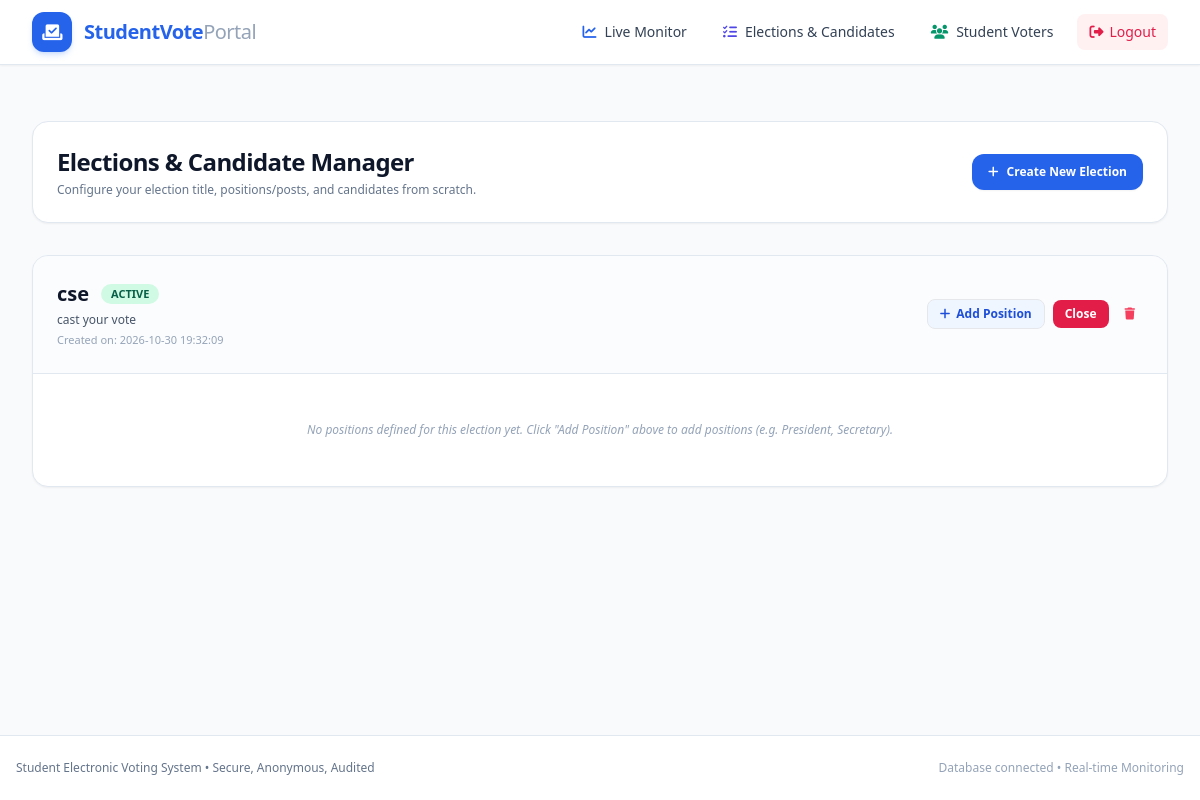
Screenshot of /admin/elections (signed in) with the database file from the repository.
### tables this page shows
CREATE TABLE elections (
            id INTEGER PRIMARY KEY AUTOINCREMENT,
            title TEXT NOT NULL,
            description TEXT,
            status TEXT CHECK(status IN ('draft', 'active', 'paused', 'closed')) DEFAULT 'draft',
            created_at TIMESTAMP DEFAULT CURRENT_TIMESTAMP
        );

### app.py (the view)
@app.route('/admin/elections')
@admin_required
def admin_elections():
    conn = get_db()
    elections = conn.execute("SELECT * FROM elections ORDER BY created_at DESC").fetchall()
    elections_list = []
    for el in elections:
        el_dict = dict(el)
        positions = conn.execute(
            "SELECT * FROM positions WHERE election_id = ? ORDER BY display_order ASC, id ASC",
            (el['id'],)
        ).fetchall()
        pos_list = []
        for pos in positions:
            p_dict = dict(pos)
            cands = conn.execute("SELECT * FROM candidates WHERE position_id = ?", (pos['id'],)).fetchall()
            p_dict['candidates'] = [dict(c) for c in cands]
            pos_list.append(p_dict)
        el_dict['positions'] = pos_list
        elections_list.append(el_dict)
    conn.close()
    return render_template('admin_elections.html', elections=elections_list)

### app.py (called while the page is built)
def admin_required(f):
    @wraps(f)
    def decorated_function(*args, **kwargs):
        if not session.get('admin_logged_in'):
            flash('Please log in to access the administrator panel.', 'warning')
            return redirect(url_for('admin_login'))
        return f(*args, **kwargs)
    return decorated_function

### database.py (called while the page is built)
def get_db():
    conn = sqlite3.connect(DB_PATH)
    conn.row_factory = sqlite3.Row
    conn.execute("PRAGMA foreign_keys = ON")
    return conn

### templates/admin_elections.html (shortened to what this page needs)
{% extends "base.html" %}
{% block content %}
<div class="space-y-8 py-4">
    <div class="flex flex-col sm:flex-row sm:items-center justify-between gap-4 bg-white p-6 rounded-2xl border border-slate-200 shadow-sm">
        <div>
            <h1 class="text-2xl font-extrabold text-slate-900 tracking-tight">Elections & Candidate Manager</h1>
            <p class="text-xs text-slate-500 mt-1">Configure your election title, positions/posts, and candidates from scratch.</p>
        </div>
        <button onclick="document.getElementById('createElectionModal').classList.remove('hidden')" class="px-4 py-2.5 bg-brand-600 hover:bg-brand-700 text-white rounded-xl text-xs font-semibold flex items-center gap-2 shadow-sm transition">
            <i class="fa-solid fa-plus"></i> Create New Election
        </button>
    </div>
    {% if not elections %}
        <div class="bg-white rounded-2xl p-10 text-center border border-slate-200 shadow-sm">
            <div class="w-16 h-16 bg-slate-100 text-slate-400 rounded-2xl flex items-center justify-center mx-auto mb-3">
                <i class="fa-solid fa-clipboard-list text-2xl"></i>
            </div>
            <h3 class="text-base font-bold text-slate-800">No Elections Created</h3>
            <p class="text-xs text-slate-500 mt-1 max-w-sm mx-auto">Create an election to begin adding positions (e.g. President, Secretary, Representative) and candidate contenders.</p>
            <button onclick="document.getElementById('createElectionModal').classList.remove('hidden')" class="mt-4 px-4 py-2 bg-brand-600 text-white rounded-xl text-xs font-semibold">
                + Create Election Now
            </button>
        </div>
    {% else %}
        <div class="space-y-8">
            {% for el in elections %}
                <div class="bg-white rounded-2xl border border-slate-200 shadow-sm overflow-hidden">
                    <div class="p-6 bg-slate-50/60 border-b border-slate-200 flex flex-col md:flex-row justify-between md:items-center gap-4">
                        <div>
                            <div class="flex items-center gap-3">
                                <h2 class="text-xl font-bold text-slate-900">{{ el.title }}</h2>
                                <span class="px-2.5 py-0.5 rounded-full text-[11px] font-bold uppercase
                                    {% if el.status == 'active' %} bg-emerald-100 text-emerald-800
                                    {% elif el.status == 'paused' %} bg-amber-100 text-amber-800
                                    {% else %} bg-slate-200 text-slate-700 {% endif %}">
                                    {{ el.status }}
                                </span>
                            </div>
                            {% if el.description %}
                                <p class="text-xs text-slate-600 mt-1">{{ el.description }}</p>
                            {% endif %}
                            <span class="text-[11px] text-slate-400 mt-1 block">Created on: {{ el.created_at }}</span>
                        </div>
                        <div class="flex flex-wrap items-center gap-2">
                            <button onclick="openAddPositionModal('{{ el.id }}', '{{ el.title }}')" class="px-3 py-1.5 bg-brand-50 hover:bg-brand-100 text-brand-700 border border-brand-200 rounded-lg text-xs font-semibold flex items-center gap-1.5 transition">
                                <i class="fa-solid fa-plus text-xs"></i> Add Position
                            </button>
                            <form method="POST" action="{{ url_for('toggle_election_status', election_id=el.id) }}" class="inline">
                                {% if el.status != 'active' %}
                                    <input type="hidden" name="status" value="active">
                                    <button type="submit" class="px-3 py-1.5 bg-emerald-600 hover:bg-emerald-700 text-white rounded-lg text-xs font-semibold transition">
                                        Activate
                                    </button>
                                {% else %}
                                    <button type="submit" class="px-3 py-1.5 bg-rose-600 hover:bg-rose-700 text-white rounded-lg text-xs font-semibold transition">
                                        Close
                                    </button>
                                {% endif %}
                            </form>
                            <form method="POST" action="{{ url_for('delete_election', election_id=el.id) }}" onsubmit="return confirm('Are you sure you want to delete this election? All associated positions, candidates, and votes will be permanently deleted.');" class="inline">
                                <button type="submit" class="p-2 text-rose-500 hover:text-rose-700 hover:bg-rose-50 rounded-lg text-xs transition" title="Delete Election">
                                    <i class="fa-solid fa-trash"></i>
                                </button>
                            </form>
                        </div>
                    </div>
                    <div class="p-6 space-y-6">
                        {% if el.positions %}
                            <div class="grid grid-cols-1 md:grid-cols-2 gap-6">
                                {% for pos in el.positions %}
                                    <div class="bg-slate-50/80 rounded-xl p-5 border border-slate-200 flex flex-col justify-between">
                                        <div>
                                            <div class="flex items-center justify-between border-b border-slate-200 pb-2 mb-3">
                                                <div>
                                                    <h3 class="text-sm font-bold text-slate-800">{{ pos.title }}</h3>
                                                    {% if pos.description %}
                                                        <p class="text-[11px] text-slate-500">{{ pos.description }}</p>
                                                    {% endif %}
                                                </div>
                                                <div class="flex items-center gap-1">
                                                    <button onclick="openAddCandidateModal('{{ pos.id }}', '{{ pos.title }}')" class="text-xs text-brand-600 hover:text-brand-800 font-semibold p-1" title="Add Candidate to this position">
                                                        <i class="fa-solid fa-user-plus"></i>
                                                    </button>
                                                    <form method="POST" action="{{ url_for('delete_position', position_id=pos.id) }}" onsubmit="return confirm('Delete this position and all its candidates?');" class="inline">
                                                        <button type="submit" class="text-xs text-rose-400 hover:text-rose-600 p-1" title="Delete position">
                                                            <i class="fa-solid fa-trash"></i>
                                                        </button>
                                                    </form>
                                                </div>
                                            </div>
                                            {% if pos.candidates %}
                                                <div class="space-y-2">
                                                    {% for cand in pos.candidates %}
                                                        <div class="bg-white p-3 rounded-lg border border-slate-200 flex items-center justify-between">
                                                            <div class="flex items-center gap-3">
                                                                <div class="w-8 h-8 rounded-full bg-slate-100 text-slate-600 flex items-center justify-center font-bold text-xs">
                                                                    {{ cand.name[:2]|upper }}
                                                                </div>
                                                                <div>
                                                                    <h4 class="text-xs font-bold text-slate-800">{{ cand.name }}</h4>
                                                                    {% if cand.manifesto %}
                                                                        <p class="text-[11px] text-slate-500 italic truncate max-w-xs">"{{ cand.manifesto }}"</p>
                                                                    {% endif %}
                                                                </div>
                                                            </div>
                                                            <form method="POST" action="{{ url_for('delete_candidate', candidate_id=cand.id) }}" onsubmit="return confirm('Remove candidate?');">
                                                                <button type="submit" class="text-slate-400 hover:text-rose-600 text-xs p-1">
                                                                    <i class="fa-solid fa-xmark"></i>
                                                                </button>
                                                            </form>
                                                        </div>
                                                    {% endfor %}
                                                </div>
                                            {% else %}
                                                <p class="text-xs text-slate-400 italic py-2">No candidates yet. Click the + icon above to add candidates.</p>
                                            {% endif %}
                                        </div>
                                        <button onclick="openAddCandidateModal('{{ pos.id }}', '{{ pos.title }}')" class="mt-4 w-full py-1.5 border border-dashed border-slate-300 text-slate-600 hover:border-brand-500 hover:text-brand-600 rounded-lg text-xs font-medium transition flex items-center justify-center gap-1.5">
                                            <i class="fa-solid fa-plus text-[10px]"></i> Add Candidate
                                        </button>
                                    </div>
                                {% endfor %}
                            </div>
                        {% else %}
                            <div class="text-center py-6 text-slate-400 text-xs italic">
                                No positions defined for this election yet. Click "Add Position" above to add positions (e.g. President, Secretary).
                            </div>
                        {% endif %}
                    </div>
                </div>
            {% endfor %}
        </div>
    {% endif %}
</div>
{% endblock %}

### static/css/style.css (style rules this page uses)
body { font-feature-settings: "cv02", "cv03", "cv04", "cv11"; }

### rows the page displays
elections: title "cse", status "ACTIVE", description "cast your vote", created_at "2026-10-30 19:32:09", shows "Close"
